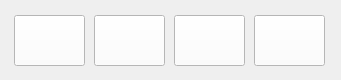
   <widget class="QWidget" name="wgtHelp" native="true">
    <property name="geometry">
     <rect>
      <x>680</x>
      <y>80</y>
      <width>341</width>
      <height>80</height>
     </rect>
    </property>
    <property name="styleSheet">
     <string notr="true">QWidget#wgtHelp{
	background-color: rgb(230, 230, 230);
	border:1px solid grey;
}
QPushButton {	
	background-color: rgb(255, 255, 255);
}
QPushButton::pressed {
	background-color: rgb(255, 255, 255);
}</string>
    </property>
    <widget class="QPushButton" name="btnSoftKey">
     <property name="geometry">
      <rect>
       <x>14</x>
       <y>15</y>
       <width>71</width>
       <height>51</height>
      </rect>
     </property>
     <property name="minimumSize">
      <size>
       <width>71</width>
       <height>51</height>
      </size>
     </property>
     <property name="maximumSize">
      <size>
       <width>71</width>
       <height>51</height>
      </size>
     </property>
     <property name="styleSheet">
      <string notr="true"/>
     </property>
     <property name="text">
      <string/>
     </property>
     <property name="icon">
      <iconset resource="images.qrc">
       <normaloff>:/images/start_and_pause.png</normaloff>:/images/start_and_pause.png</iconset>
     </property>
     <property name="iconSize">
      <size>
       <width>64</width>
       <height>64</height>
      </size>
     </property>
    </widget>
    <widget class="QPushButton" name="btnHandBook">
     <property name="geometry">
      <rect>
       <x>94</x>
       <y>15</y>
       <width>71</width>
       <height>51</height>
      </rect>
     </property>
     <property name="minimumSize">
      <size>
       <width>71</width>
       <height>51</height>
      </size>
     </property>
     <property name="maximumSize">
      <size>
       <width>71</width>
       <height>51</height>
      </size>
     </property>
     <property name="text">
      <string/>
     </property>
     <property name="icon">
      <iconset resource="images.qrc">
       <normaloff>:/images/handbook.png</normaloff>:/images/handbook.png</iconset>
     </property>
     <property name="iconSize">
      <size>
       <width>64</width>
       <height>64</height>
      </size>
     </property>
    </widget>
    <widget class="QPushButton" name="btnCaculator">
     <property name="geometry">
      <rect>
       <x>174</x>
       <y>15</y>
       <width>71</width>
       <height>51</height>
      </rect>
     </property>
     <property name="minimumSize">
      <size>
       <width>71</width>
       <height>51</height>
      </size>
     </property>
     <property name="maximumSize">
      <size>
       <width>71</width>
       <height>51</height>
      </size>
     </property>
     <property name="text">
      <string/>
     </property>
     <property name="icon">
      <iconset resource="images.qrc">
       <normaloff>:/images/calculator.png</normaloff>:/images/calculator.png</iconset>
     </property>
     <property name="iconSize">
      <size>
       <width>64</width>
       <height>64</height>
      </size>
     </property>
    </widget>
    <widget class="QPushButton" name="btnBackgroundProgram">
     <property name="geometry">
      <rect>
       <x>254</x>
       <y>15</y>
       <width>71</width>
       <height>51</height>
      </rect>
     </property>
     <property name="minimumSize">
      <size>
       <width>71</width>
       <height>51</height>
      </size>
     </property>
     <property name="maximumSize">
      <size>
       <width>71</width>
       <height>51</height>
      </size>
     </property>
     <property name="text">
      <string/>
     </property>
     <property name="icon">
      <iconset resource="images.qrc">
       <normaloff>:/images/multi_thread.png</normaloff>:/images/multi_thread.png</iconset>
     </property>
     <property name="iconSize">
      <size>
       <width>64</width>
       <height>64</height>
      </size>
     </property>
    </widget>
   </widget>
